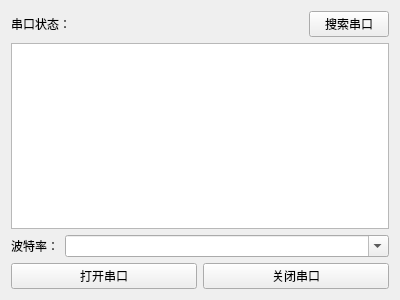
<?xml version="1.0" encoding="UTF-8"?>
<ui version="4.0">
 <class>SerialDialog</class>
 <widget class="QWidget" name="SerialDialog">
  <property name="geometry">
   <rect>
    <x>0</x>
    <y>0</y>
    <width>400</width>
    <height>300</height>
   </rect>
  </property>
  <property name="windowTitle">
   <string>串口选择</string>
  </property>
  <property name="windowIcon">
   <iconset resource="../resource.qrc">
    <normaloff>:/icon/serial.png</normaloff>:/icon/serial.png</iconset>
  </property>
  <layout class="QHBoxLayout" name="horizontalLayout_4">
   <item>
    <layout class="QVBoxLayout" name="verticalLayout">
     <item>
      <layout class="QHBoxLayout" name="horizontalLayout">
       <item>
        <widget class="QLabel" name="label">
         <property name="text">
          <string>串口状态：</string>
         </property>
        </widget>
       </item>
       <item>
        <widget class="QLabel" name="StatusLabel">
         <property name="text">
          <string/>
         </property>
        </widget>
       </item>
       <item>
        <spacer name="horizontalSpacer">
         <property name="orientation">
          <enum>Qt::Horizontal</enum>
         </property>
         <property name="sizeHint" stdset="0">
          <size>
           <width>40</width>
           <height>20</height>
          </size>
         </property>
        </spacer>
       </item>
       <item>
        <widget class="QPushButton" name="SearchButton">
         <property name="text">
          <string>搜索串口</string>
         </property>
        </widget>
       </item>
      </layout>
     </item>
     <item>
      <widget class="QListWidget" name="PortList">
       <property name="sizePolicy">
        <sizepolicy hsizetype="Expanding" vsizetype="Preferred">
         <horstretch>0</horstretch>
         <verstretch>0</verstretch>
        </sizepolicy>
       </property>
       <property name="sizeAdjustPolicy">
        <enum>QAbstractScrollArea::AdjustIgnored</enum>
       </property>
       <property name="autoScrollMargin">
        <number>14</number>
       </property>
       <property name="editTriggers">
        <set>QAbstractItemView::AllEditTriggers</set>
       </property>
       <property name="tabKeyNavigation">
        <bool>true</bool>
       </property>
       <property name="dragEnabled">
        <bool>true</bool>
       </property>
       <property name="dragDropOverwriteMode">
        <bool>true</bool>
       </property>
       <property name="isWrapping" stdset="0">
        <bool>false</bool>
       </property>
       <property name="batchSize">
        <number>200</number>
       </property>
       <property name="currentRow">
        <number>-1</number>
       </property>
      </widget>
     </item>
     <item>
      <layout class="QHBoxLayout" name="horizontalLayout_3">
       <item>
        <widget class="QLabel" name="label_2">
         <property name="sizePolicy">
          <sizepolicy hsizetype="Minimum" vsizetype="Preferred">
           <horstretch>0</horstretch>
           <verstretch>0</verstretch>
          </sizepolicy>
         </property>
         <property name="text">
          <string>波特率：</string>
         </property>
        </widget>
       </item>
       <item>
        <widget class="QComboBox" name="BaudBox">
         <property name="sizePolicy">
          <sizepolicy hsizetype="Expanding" vsizetype="Fixed">
           <horstretch>0</horstretch>
           <verstretch>0</verstretch>
          </sizepolicy>
         </property>
         <property name="editable">
          <bool>true</bool>
         </property>
        </widget>
       </item>
      </layout>
     </item>
     <item>
      <layout class="QHBoxLayout" name="horizontalLayout_2">
       <item>
        <widget class="QPushButton" name="OpenButton">
         <property name="text">
          <string>打开串口</string>
         </property>
        </widget>
       </item>
       <item>
        <widget class="QPushButton" name="CloseButton">
         <property name="text">
          <string>关闭串口</string>
         </property>
        </widget>
       </item>
      </layout>
     </item>
    </layout>
   </item>
  </layout>
 </widget>
 <resources>
  <include location="../resource.qrc"/>
 </resources>
 <connections/>
</ui>
